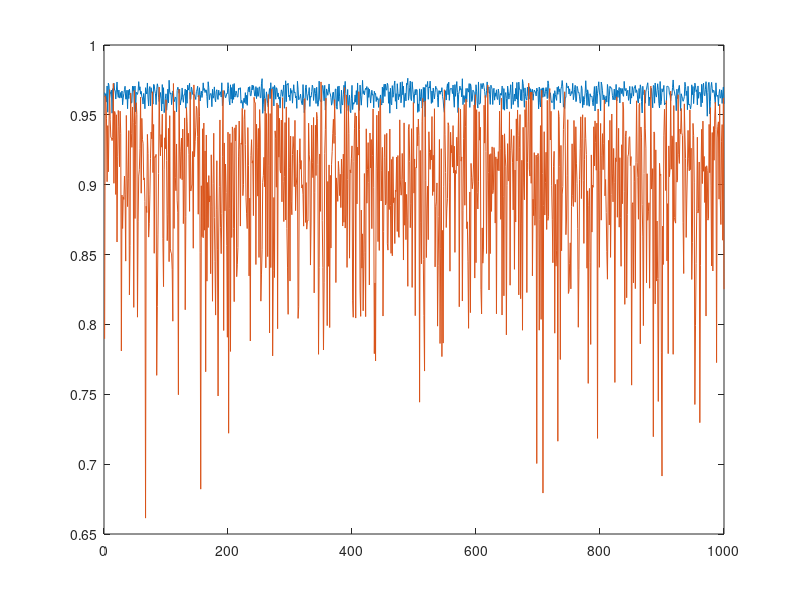

Write the MATLAB code that produced this figure.
clc
clear
load('lo.mat')

nlayer=2;
nnu=10;
ws=0.5*ones(nlayer,nnu)';

g=zeros(nlayer,nnu)';

wi=0.5*ones(5,1);

for i=1:length(nlayer)
    for j=1:nnu
   ws(j,i)=2*rand -1 ;
    end
end

for i=1:length(wi)
   wi(i)=2*rand -1 ;
end

%%
YS=[];
for jij=1:1000

x=X(jij,:);
Y2(jij)=1/(1+exp(-Y(jij)));
y=Y2(jij);

gi=x';
ge=y';


%%
for i=1:nnu
    PP=0.0;
    for j=1:length(x)
       PP=PP+x(j)*wi(j); 
    end
   g(i,1)=1/(1+exp(-PP));
end

%%
for i=2:nlayer
   for k=1:nnu
       PP=0.0;
    for j=1:nnu
       PP=PP+g(j,i-1)*ws(j,i-1); 
    end 
   g(k,i)=1/(1+exp(-PP));
   end
end
%%
 i=nlayer;
   for k=1:length(y)
       PP=0.0;
    for j=1:nnu
       PP=PP+g(j,i)*ws(j,i); 
    end 
   ge(k)=1/(1+exp(-PP));
   end

   
   YS(jij)=ge;
   
end

error=1/2*(YS-Y2)*(YS-Y2)'
   
plot(YS)
hold on
plot(Y2)
   
   


